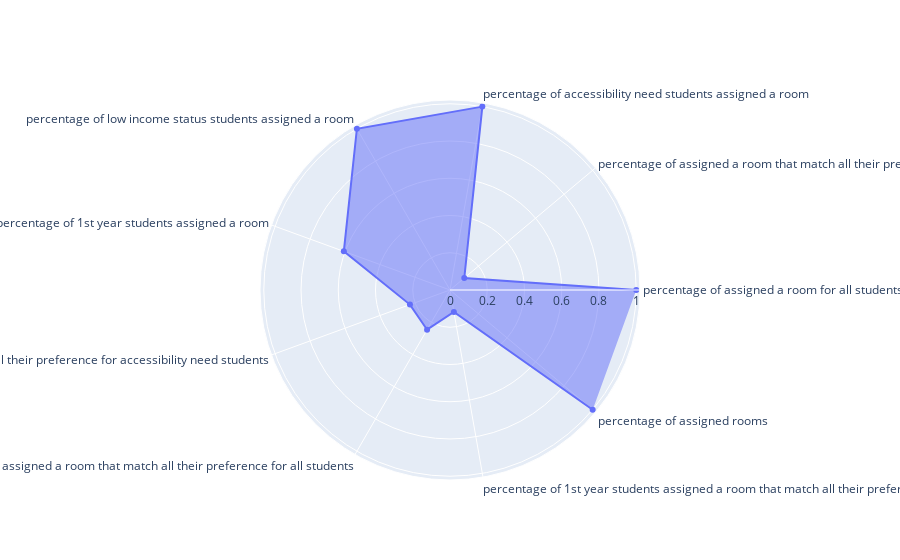

Notebook code for this chart:
### Code cell
evaluate('data/processed/allocated3B.csv','data/raw/datasetB_with_roommate_pref.csv')

### Figure 1 — Plotly figure (JSON) as saved in the notebook; plotly's stock layout.template omitted (floating-point values rounded to 4 significant figures)
{"data": [{"fill": "toself", "r": [1, 0.1, 1, 1, 0.6067, 0.2289, 0.2461, 0.1199, 1.0], "theta": ["percentage of assigned a room for all students", "percentage of assigned a room that match all their preference for all students", "percentage of accessibility need students assigned a room", "percentage of low income status students assigned a room", "percentage of 1st year students assigned a room", "percentage of assigned a room that match all their preference for accessibility need students", "percentage of low income status students assigned a room that match all their preference for all students", "percentage of 1st year students assigned a room that match all their preference for all students", "percentage of assigned rooms"], "type": "scatterpolar"}], "layout": {"autosize": true, "polar": {"angularaxis": {"type": "category"}, "radialaxis": {"autorange": true, "range": [0, 1.044], "type": "linear", "visible": true}}, "showlegend": false}}
